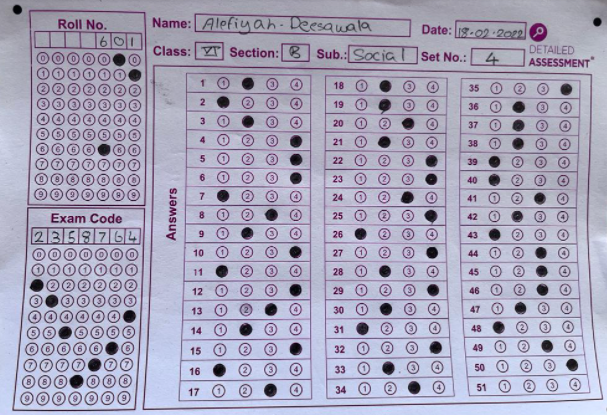
#> input picture python/OMRScanner/full_omr.png, 607 x 415 px, found by its file name
$ python Main_Omr.py full_omr.png
#> lines starting #> are read from the running program, lines starting #| are printed output that depends on the picture; after the words box and inside, x2 and y2 are one past the last pixel; in counts of white or black regions, pixels touching at a corner belong together
### python/OMRScanner/Utils.py
from pickle import FALSE, TRUE
from tkinter.messagebox import QUESTION
from traceback import print_tb
import cv2
from cv2 import THRESH_BINARY_INV
import numpy as np

############################
question = 10
choice = 4
path = "full_omr.png"
widhImg = 1100
heightImg = 1100
#############################

## TO STACK ALL THE IMAGES IN ONE WINDOW
# [35 lines left out: function stackImages, not called in this run]


def rectContous(contours):
    rectCon=[]
    count =0
    for i in contours:
        area = cv2.contourArea(i)
        if area>50:
            peri = cv2.arcLength(i,True)
            approx = cv2.approxPolyDP(i,0.02*peri,True)    # giving me 4 points of coordinate
            if len(approx)==4:
                rectCon.append(i)
                count +=1
    #print("count" , count)
    rectCon = sorted(rectCon,key=cv2.contourArea,reverse=True)
    return rectCon

# for find 4 point
def getCornorPoints(cont):
    peri = cv2.arcLength(cont,True)
    approx = cv2.approxPolyDP(cont,0.02*peri,True)
    return approx


# found all the 4 points of largest Contours
#
# [[230  5]
# [231 638]
# [432 637]
# [424  12]]

# [ 235  869 1069  436] got the array of sum (x+y) => (230 + 5) => 235 where minimum sum is denoted the origin
#
def reorder(myPoints):
    myPoints = myPoints.reshape((4, 2)) # REMOVE EXTRA BRACKET
    #print(myPoints)
    myPointsNew = np.zeros((4, 1, 2), np.int32) # NEW MATRIX WITH ARRANGED POINTS
    add = myPoints.sum(1)
    #print(add)
    #print(np.argmax(add))
    myPointsNew[0] = myPoints[np.argmin(add)]  #[0,0]      # origin
    myPointsNew[3] =myPoints[np.argmax(add)]   #[w,h]      # Max height and width
    diff = np.diff(myPoints, axis=1)
    myPointsNew[1] =myPoints[np.argmin(diff)]  #[w,0]
    myPointsNew[2] = myPoints[np.argmax(diff)] #[h,0]

    return myPointsNew

# Sp
def splitBox(img):
    count = 0
    rows = np.vsplit(img,question)
    boxes = []
    for r in rows:
        cols = np.hsplit(r,choice+1)
        flag = FALSE
        for box in cols:
            if flag == FALSE :
                flag = TRUE
                continue
            boxes.append(box)
            if(count<=4):
                #cv2.imshow("Splite",box)
                count +=1

    return boxes


# [23 lines left out: function ExtractInnerImage, not called in this run]


def getAttemtedQuestionList(biggestCont,imgBiggestContours,img,ans):
    if biggestCont.size != 0:
        cv2.drawContours(imgBiggestContours,biggestCont,-1,(0,255,0),10)
        biggestCont = reorder(biggestCont)
        pt1 = np.float32(biggestCont) #prepare for Wrap
        pts2 = np.float32([[0, 0],[widhImg, 0], [0, heightImg],[widhImg, heightImg]]) # PREPARE POINTS FOR WARP
        matrix = cv2.getPerspectiveTransform(pt1,pts2) #Get Transformation Matrix
        imgWrapColored = cv2.warpPerspective(img,matrix,(widhImg,heightImg))
        # cv2.imshow("question",imgWrapColored)
        # cv2.waitKey(0)

        #Apply Thershold (for detect which option has been marked )
        imgWrapGray = cv2.cvtColor(imgWrapColored,cv2.COLOR_BGR2GRAY)
        imgThersh = cv2.threshold(imgWrapGray,90,225,THRESH_BINARY_INV)[1]

        # getting all boxes merked and un marked both in linear list
        boxes = splitBox(imgThersh)
        #countNonZero => The function returns the number of non-zero elements in src (like Pixel value)
        # print(cv2,cv2.countNonZero(boxes[1]).countNonZero(boxes[2]))  # for marked options always have maximum pixel value than unmarked options

        #Getting No Zero Pixel value of each box
        myPixelVal = np.zeros((question,choice)) # creatting 2D array of same of total question
        countC = 0
        countR = 0
        for image in boxes:
            totalPixels = cv2.countNonZero(image)
            myPixelVal[countR][countC] = totalPixels
            countC +=1
            if(countC == choice):
                countR +=1
                countC = 0
        #print(myPixelVal)

        #Now I am finding all the marked column nnumber w.r.t Question and appended in myIndex arr
        myIndex = []
        for x in range(0,question):
            arr = myPixelVal[x]
            if isAttemtedOrValid(arr) == TRUE:
                myIndexVal = np.where(arr == np.amax(arr))
                myIndex.append(myIndexVal[0][0])
            else:
                temp = []
                for j in range(0,choice):
                    temp.append(choice+1)
                myIndex.append(temp)

        #print(myIndex)

        # now finding Score
        score = 0
        for i in range(0,question):
            if ans[i] == myIndex[i]:
                score +=1

        #print("Score for current box : ",score)

        # cv2.imshow("imgThersh",imgThersh)
        # cv2.waitKey(0)
        return myIndex


        # [8 lines of commented-out code are left out]


def isAttemtedOrValid(arr):
    thershold = 3400
    count = 0
    for i in arr:
        if i >= thershold :
            count +=1
    if count == 1 :
        return TRUE
    else:
        return FALSE


### python/OMRScanner/Main_Omr.py
#from importlib.resources import path
from traceback import print_tb
import cv2
from cv2 import THRESH_BINARY_INV
import numpy as np
import Utils
import json
import sys


#####################################################
path = "assets/uploaded_file/"+sys.argv[1]   #"python/OMR Scanner/5.JPG"
widhImg = 1100
heightImg = 1100
question = 10
choice = 4
#####################################################
# Declare the Answer for 1 to 10 Question
ans = [[0,2,3,3,1,0,2,3,1,3],
       [0,2,3,3,1,0,2,3,1,3],
       [0,2,3,3,1,0,2,3,1,3],
       [0,2,3,3,1,0,2,3,1,3],
       [0,2,3,3,1,0,2,3,1,3],
       [0,2,3,3,1,0,2,3,1,3],
       [0,2,3,3,1,0,2,3,1,3]
      ]
#####################################################

# PREPROCESSING
#img=Utils.ExtractInnerImage()
img=cv2.imread(path)
#> img is the input picture: shape (415, 607, 3); mean B, G, R 187.9, 165.3, 168.6
img = cv2.resize(img,(widhImg,heightImg))
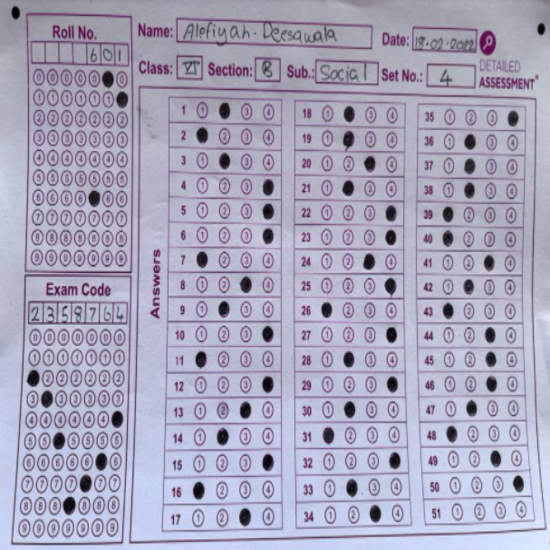
#> img: shape (1100, 1100, 3) (shown at 1/2 size); mean B, G, R 187.7, 165.2, 168.4
imgContours = img.copy()
imgBiggestContours = img.copy()
imgGray = cv2.cvtColor(img,cv2.COLOR_BGR2GRAY)
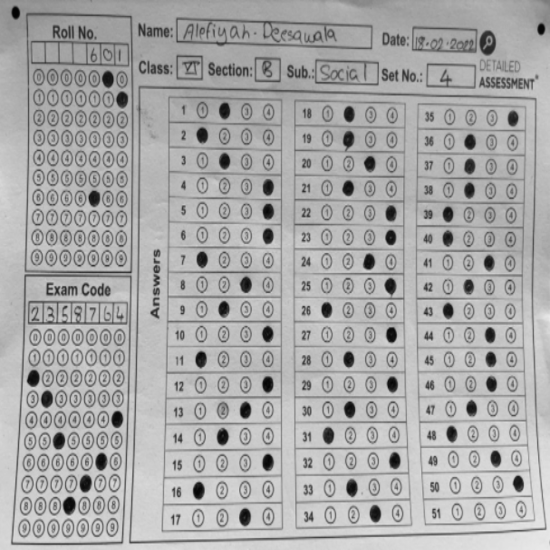
#> imgGray: shape (1100, 1100) (shown at 1/2 size); min 2, max 234, mean 168.7
imgBlur = cv2.GaussianBlur(imgGray,(7,7),1)
imgCanny = cv2.Canny(imgBlur,30,70)    # fining all edges by using Canny method
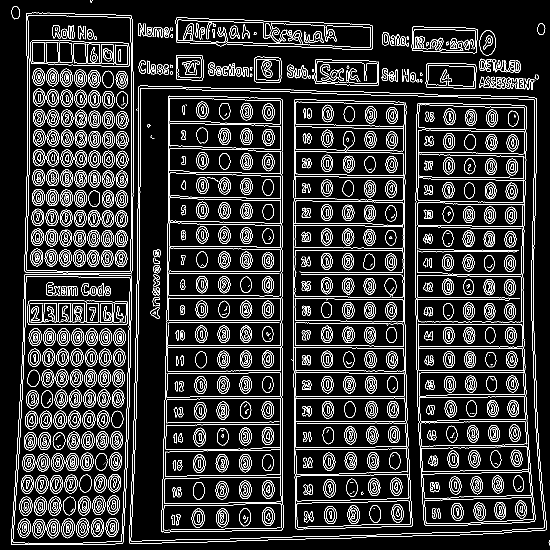
#> imgCanny: shape (1100, 1100) (shown at 1/2 size); 11.7% white in thin lines or dots

#Finding All Contours
countours , hirerarchy = cv2.findContours(imgCanny,cv2.RETR_EXTERNAL,cv2.CHAIN_APPROX_NONE)
#> countours = 98 contours, 64 with area under 20; largest, box (x1, y1, x2, y2) and area: (258, 171, 1094, 1088) 716504, (22, 548, 264, 1090) 118129, (52, 30, 264, 543) 104635, (351, 34, 746, 99) 19572, (823, 52, 956, 107) 6332; hirerarchy = 98 rows, first 6: [1, -1, -1, -1], [2, 0, -1, -1], [3, 1, -1, -1], [4, 2, -1, -1], [5, 3, -1, -1], [6, 4, -1, -1]
cv2.drawContours(imgContours,countours,-1,(0,255,0),4)
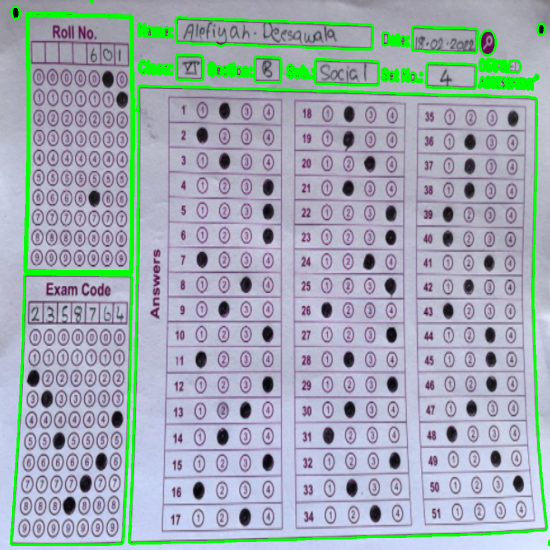
#> imgContours: shape (1100, 1100, 3) (shown at 1/2 size); 5.22% of pixels changed, all inside (x1, y1, x2, y2) = (20, 0, 1100, 1093)


#find Rectangle
rectCon = Utils.rectContous(countours)
#> the loop in rectContous, `for i in contours:` made 98 passes
#> (area, peri, approx) on passes 3, 5, 59, 63, 68, 70, 71, 90, 94, 95: (118129, 1534.9, [[51, 548], [22, 1088], [244, 1087], [263, 553]]), (716504, 3467, [[278, 172], [258, 1085], [1092, 1059], [1072, 196]]), (4817.5, 298.2, [[853, 128], [853, 174], [951, 174], [950, 129]]), (82, 57.66, [[295, 121], [295, 146], [298, 147], [298, 122]]), (6144.5, 354.5, [[630, 121], [630, 166], [757, 169], [756, 123]]), (2618.5, 204, [[510, 114], [510, 163], [561, 163], [560, 116]]), (2640.5, 202.7, [[353, 110], [354, 159], [405, 159], [404, 111]]), (6332, 359.9, [[824, 56], [825, 101], [952, 105], [954, 58]]), (19572.5, 900.6, [[351, 40], [355, 85], [744, 97], [739, 49]]), (104635, 1443.4, [[56, 31], [53, 540], [260, 542], [260, 36]])
#> (area, peri) on passes 21, 22, 34, 42, 45, 48: (154.5, 484.8), (271, 401.9), (179.5, 52.38), (85, 60.14), (354.5, 161), (131.5, 87.21)
#> after the loop in rectContous, `for i in contours:`: count = 10; rectCon = 10 contours; largest, box (x1, y1, x2, y2) and area: (258, 171, 1094, 1088) 716504, (22, 548, 264, 1090) 118129, (52, 30, 264, 543) 104635, (351, 34, 746, 99) 19572, (823, 52, 956, 107) 6332
#print("size--->",rectCon)
#biggestCont = Utils.getCornorPoints(rectCon[5])


AllMCQBoxes = [4,3,7,8,9,6,5]
count = 0
FinalGrade = 0
for i in AllMCQBoxes:
    biggestCont = Utils.getCornorPoints(rectCon[i])
    CurrMcqBox = Utils.getAttemtedQuestionList(biggestCont,imgBiggestContours,img,ans[count])
    for j in range(0,question):
        if ans[count][j] == CurrMcqBox[j]:
            FinalGrade +=1
    count +=1
#> this loop made 7 passes
#> (peri in getCornorPoints, pt1 in getAttemtedQuestionList) on passes 1 to 4: (359.9, [[824, 56], [954, 58], [825, 101], [952, 105]]), (900.6, [[351, 40], [739, 49], [355, 85], [744, 97]]), (202.7, [[353, 110], [404, 111], [354, 159], [405, 159]]), (204, [[510, 114], [560, 116], [510, 163], [561, 163]])
#> pass 1, in getAttemtedQuestionList, `imgWrapColored = cv2.warpPerspective(img,matrix,(widhImg,heightImg))`:
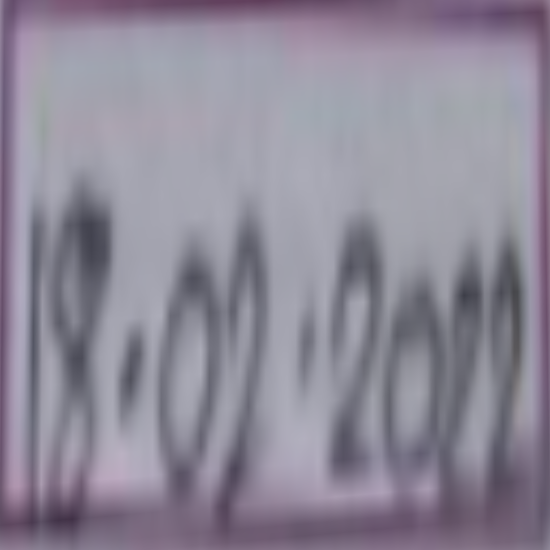
#> imgWrapColored: shape (1100, 1100, 3) (shown at 1/2 size); mean B, G, R 151.7, 136.6, 141.8
#> pass 1, in getAttemtedQuestionList, `imgThersh = cv2.threshold(imgWrapGray,90,225,THRESH_BINARY_INV)[1]`:
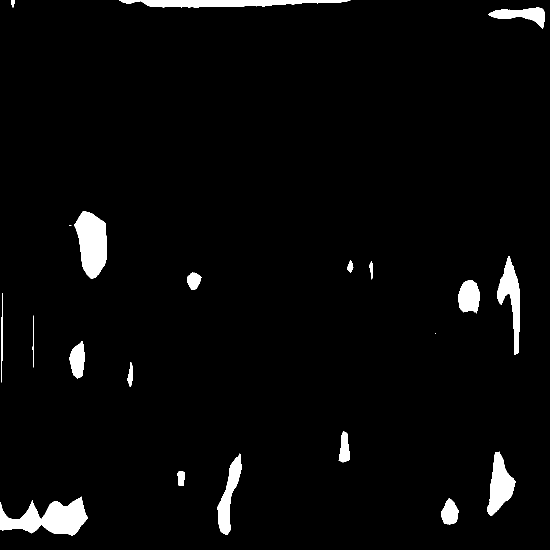
#> imgThersh: shape (1100, 1100) (shown at 1/2 size); values 0 (black) and 225 (white), 3.3% white; 21 white regions (2 under 20 px), largest, box (x1, y1, x2, y2) and area: (0, 993, 176, 1071) 7485, (149, 423, 214, 558) 6182, (238, 0, 701, 15) 4686
#> pass 2, in getAttemtedQuestionList (call 2), `imgWrapColored = cv2.warpPerspective(img,matrix,(widhImg,heightImg))`:
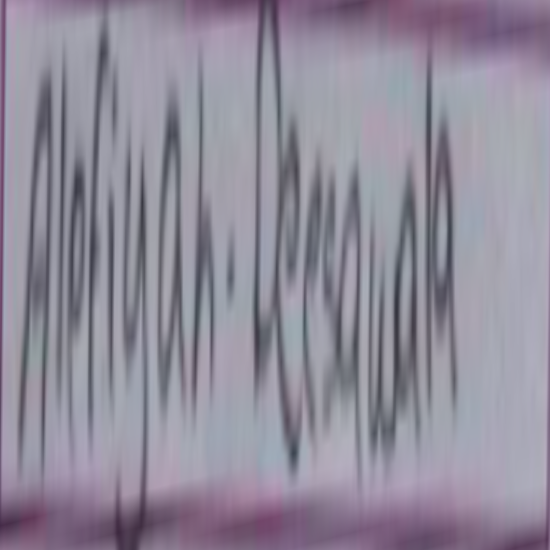
#> imgWrapColored: shape (1100, 1100, 3) (shown at 1/2 size); mean B, G, R 154.4, 139.5, 144.5
#> after the loop, FinalGrade = 2; count = 7


def getResult():
    JsonRes = {
        "Result": FinalGrade,
    }
#> JsonRes = {'Result': 2}
    return json.dumps(JsonRes)

print(getResult())
